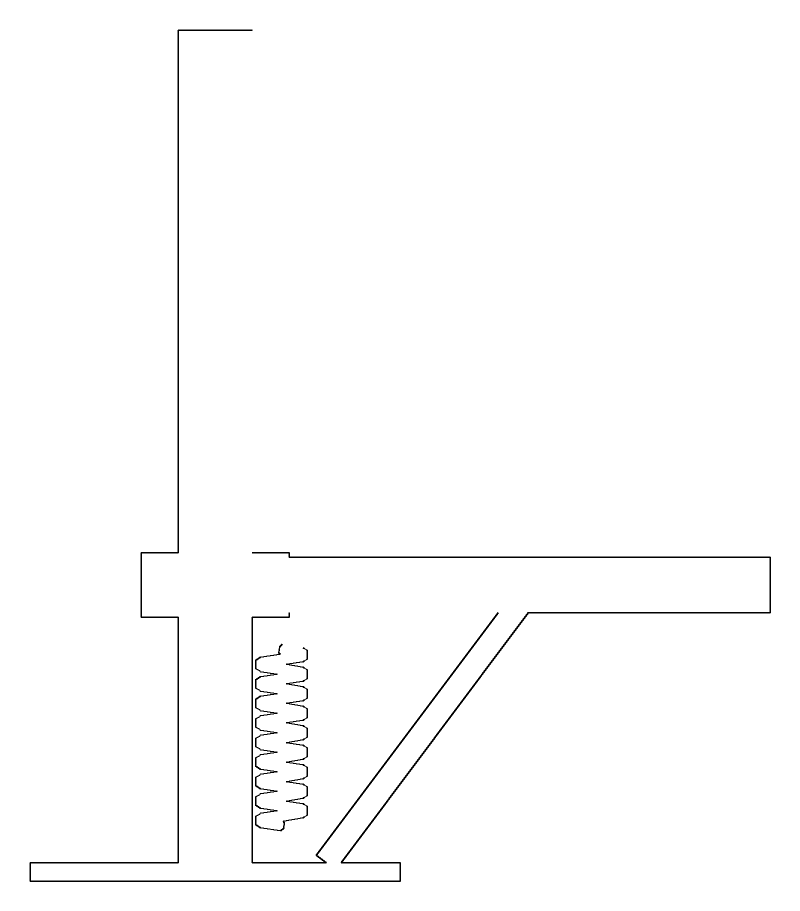
#> input picture assets/example_simple/expected/figures/device_front.png, 1600 x 1822 px (shown at 1/2 size)
$ python -i verify_vs_drawing.py   (imports and definitions only)
#> lines starting #> are read from the running program, lines starting #| are printed output that depends on the picture; after the words box and inside, x2 and y2 are one past the last pixel; in counts of white or black regions, pixels touching at a corner belong together
"""Overlay a model's orthographic projection on the original drawing.

The modelling stage has one failure mode that no other check catches: the model
is manifold, renders fine, and still does not match the drawing — wrong
proportions, a missing member, a mirrored bracket.  This script projects the
model the way ``lineart.py`` does, loads the original CAD drawing (DXF / SVG /
PNG / JPG), brings both to a common frame and reports how well they agree.

    model.scad --OpenSCAD projection--> SVG polylines --\\
                                                          >-- normalise to the
    drawing.dxf|svg|png|jpg --> line art or ink mask ----/    ink bounding box
                                                                  |
                                    overlay PNG + metrics JSON <---+

Both sides are normalised to their own ink bounding box before comparing, so the
report measures **shape**: aspect-ratio error, how much of the model outline
lands on drawing ink (coverage), and mask IoU.  Absolute scale is deliberately
not judged — a drawing can be printed at any size — and dimensioned values still
need a human.  The report carries that ``caveat`` explicitly.

Usage:
    python verify_vs_drawing.py --project <项目> --views front,top [--json]
    python verify_vs_drawing.py --model model/device.scad --drawing 立面.dxf \\
        --out-dir figures/核对 --views front [--json]
    python verify_vs_drawing.py --project <项目> \\
        --drawing-map front=立面.png,top=平面.png

Exit code is 0 only when every requested view passes (``--no-fail`` downgrades
that to a warning for exploratory use).
"""

from __future__ import annotations

import argparse
import json
import math
import tempfile
from pathlib import Path

from PIL import Image, ImageChops, ImageDraw, ImageFilter

from config import find_openscad, load_settings, project_paths, read_json, write_json
from lineart import VIEW_ROTATIONS, svg_polylines, wrap_model, wrapper_defines
from openscad_run import run_cli

RASTER_SUFFIXES = {".png", ".jpg", ".jpeg", ".bmp", ".tif", ".tiff", ".webp"}
VECTOR_SUFFIXES = {".dxf", ".svg"}
LOOKUP_ORDER = [".dxf", ".svg", ".png", ".jpg", ".jpeg", ".bmp", ".tif", ".tiff", ".webp"]
CAVEAT = (
    "按包围盒归一化后比对轮廓与比例：能发现比例失真、构件缺失或多余，"
    "但绝对尺寸与标注数值仍需人工核对（图纸可能非等比例打印）。"
)
FONT_CANDIDATES = [
    r"C:\Windows\Fonts\msyh.ttc",
    "/System/Library/Fonts/PingFang.ttc",
    "/usr/share/fonts/opentype/noto/NotoSansCJK-Regular.ttc",
    "/usr/share/fonts/truetype/noto/NotoSansCJK-Regular.ttc",
]


# ------------------------------------------------------------------ 输入解析
# [421 lines left out: functions parse_drawing_map, parse_view_defines, parse_crop_map, parse_crop_box, project_verify_config, _score_entry and 16 more, not called in this run]


def trim_frame(mask: Image.Image, ratio: float = 0.55) -> Image.Image:
    """Drop a drawing border/title frame: rows or columns that are nearly solid ink.

    Scanned or exported sheets usually carry a border plus a title block; left in
    place they define the bounding box and swamp the comparison.  Iteratively
    peeling solid edge rows/columns removes the frame while keeping the drawing.
    Expects and returns a canonical mask (ink is 0, background 255).
    """
    width, height = mask.size
    if width < 4 or height < 4:
        return mask
    pixels = mask.load()

    def row_ink(y: int) -> float:
        return sum(1 for x in range(width) if pixels[x, y] < 128) / width

    def column_ink(x: int) -> float:
        return sum(1 for y in range(height) if pixels[x, y] < 128) / height

    top, bottom, left, right = 0, height - 1, 0, width - 1
    while top < bottom and row_ink(top) >= ratio:
        top += 1
    while bottom > top and row_ink(bottom) >= ratio:
        bottom -= 1
    while left < right and column_ink(left) >= ratio:
        left += 1
    while right > left and column_ink(right) >= ratio:
        right -= 1
    if (top, bottom, left, right) == (0, height - 1, 0, width - 1):
        return mask
    return mask.crop((left, top, right + 1, bottom + 1))


def prepare_ink(image: Image.Image, size: int = 1400, margin: int = 90,
                threshold: int = 200, trim: bool = True) -> Image.Image | None:
    """Crop a drawing to its ink, scale it to fit the canvas.

    Returns a canonical mask (ink is 0, background 255) or ``None`` when the
    picture carries no detectable lines.
    """
    scale_up = max(1.0, size / max(image.size))
    if scale_up > 1.0:
        image = image.resize((int(image.width * scale_up), int(image.height * scale_up)),
                             Image.LANCZOS)
    ink = image.convert("L").point(lambda v: 0 if v < threshold else 255)
    if trim:
        ink = trim_frame(ink)
    box = ink_bbox(ink)
    if box is None:
        return None
    ink = ink.crop(box)
    span_x, span_y = max(ink.width, 1), max(ink.height, 1)
    scale = min((size - 2 * margin) / span_x, (size - 2 * margin) / span_y)
    target = (max(1, int(span_x * scale)), max(1, int(span_y * scale)))
    ink = ink.resize(target, Image.LANCZOS).point(lambda v: 0 if v < 150 else 255)
    canvas = Image.new("L", (size, size), 255)
    canvas.paste(ink, ((size - target[0]) // 2, (size - target[1]) // 2))
    return canvas


def ink_bbox(mask: Image.Image) -> tuple[int, int, int, int] | None:
    """Bounding box of the *ink* of a canonical mask (ink is 0, background 255)."""
    return ImageChops.invert(mask.convert("L")).getbbox()


def ink_pixels(mask: Image.Image) -> int:
    """Number of ink pixels of a canonical mask (ink is 0, background 255)."""
    return mask.convert("L").histogram()[0]


# [378 lines left out: functions ink_bbox_span, crop_mask, compare_masks, load_cjk_font, comparison_sheet, project_view and 2 more, not called in this run]


# [2 lines not run here, left out]

>>> from PIL import Image
>>> picture = Image.open('../assets/example_simple/expected/figures/device_front.png')
#> picture is the input picture: PIL image 1600x1822 RGB; 99.1% white; 3 black regions, box (x1, y1, x2, y2) and area: (59, 59, 1542, 1764) 16718, (510, 1287, 616, 1663) 4556, (503, 1224, 998, 1727) 4426
>>> result = prepare_ink(picture)
#> after the loop in trim_frame, `while bottom > top and row_ink(bottom) >= ratio:`: bottom = 1821
#> after the loop in trim_frame, `while left < right and column_ink(left) >= ratio:`: left = 0
#> after the loop in trim_frame, `while right > left and column_ink(right) >= ratio:`: right = 1599
#> in prepare_ink, `box = ink_bbox(ink)`: box = (59, 59, 1542, 1764)
#> in prepare_ink, `ink = ink.crop(box)`:
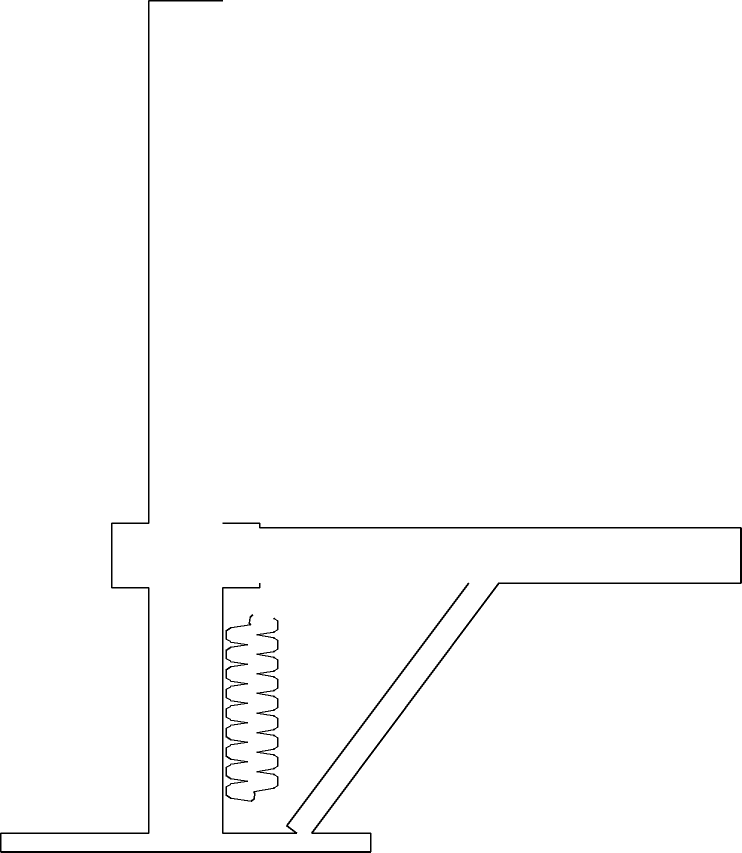
#> ink: PIL image 1483x1705 L (shown at 1/2 size); 99% white; 3 black regions, box (x1, y1, x2, y2) and area: (0, 0, 1483, 1705) 16718, (451, 1228, 557, 1604) 4556, (444, 1165, 939, 1668) 4426
#> in prepare_ink, `ink = ink.resize(target, Image.LANCZOS).point(lambda v: 0 if v < 150 e..`:
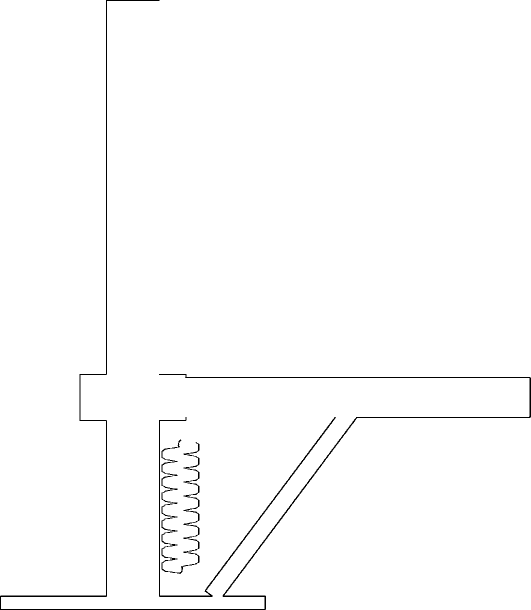
#> ink: PIL image 1061x1220 L (shown at 1/2 size); 99% white; black in thin lines or dots
#> in prepare_ink, `canvas = Image.new("L", (size, size), 255)`: canvas: PIL image 1400x1400 L; every value is 255
#> in prepare_ink, `canvas.paste(ink, ((size - target[0]) // 2, (size - target[1]) // 2))`:
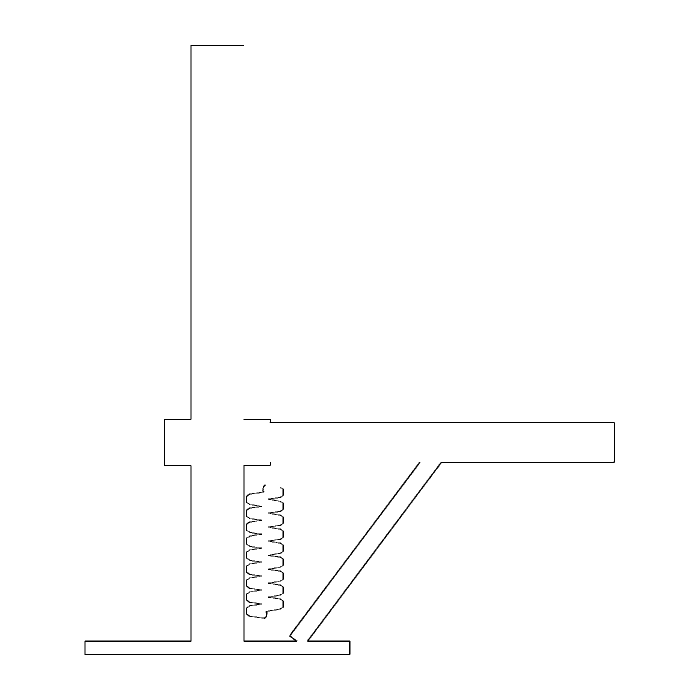
#> canvas: PIL image 1400x1400 L (shown at 1/2 size); 99.3% white; black in thin lines or dots, all inside (x1, y1, x2, y2) = (169, 90, 1230, 1310)

$ run again, on cases/pier-anticollision/images/case-assembly.png
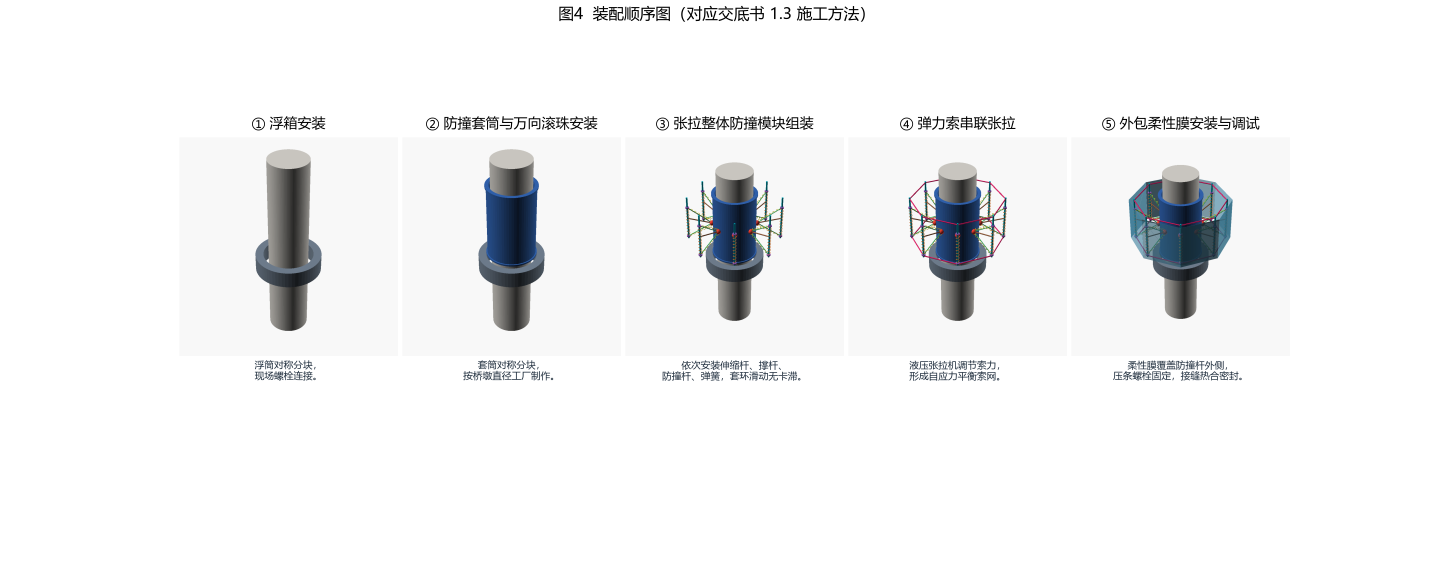
#> input picture cases/pier-anticollision/images/case-assembly.png, 4300 x 1720 px (shown at 1/3 size)
#> picture is the input picture: PIL image 4300x1720 RGBA; mean R, G, B, A 242.4, 243, 243.6, 255
#> in prepare_ink, `ink = image.convert("L").point(lambda v: 0 if v < threshold else 255)`:
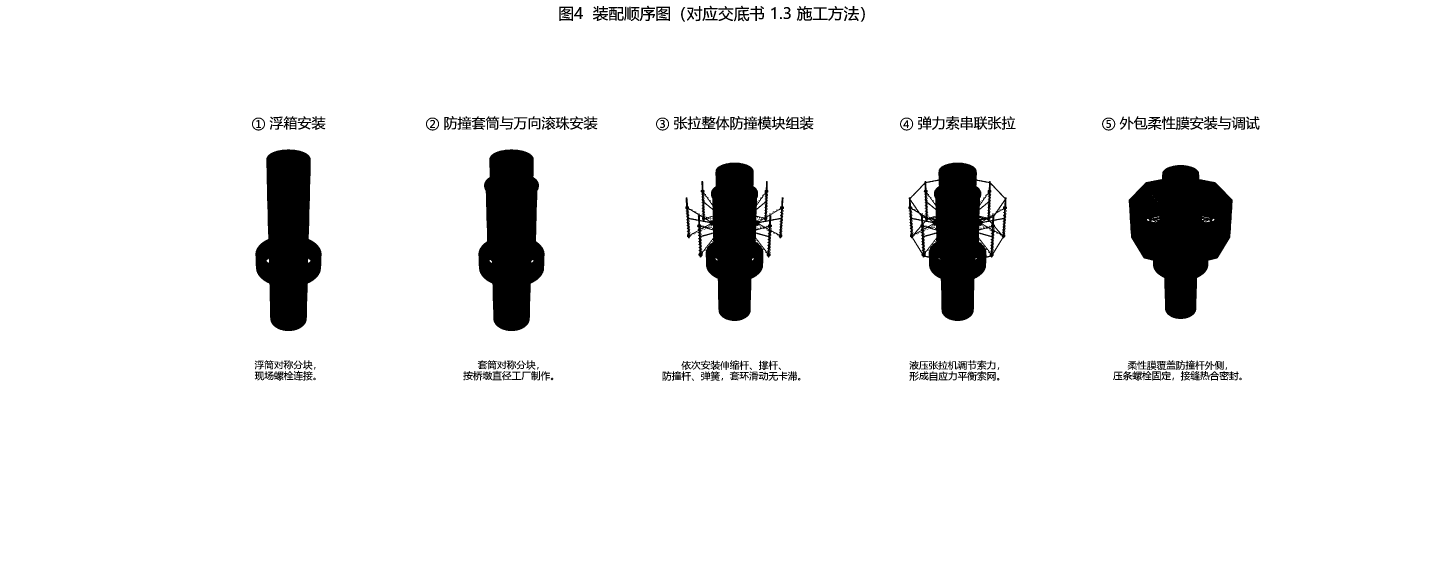
#> ink: PIL image 4300x1720 L (shown at 1/3 size); 93.9% white; 355 black regions (20 under 20 px), largest, box (x1, y1, x2, y2) and area: (3386, 495, 3698, 957) 90079, (1435, 448, 1634, 993) 77570, (766, 448, 965, 993) 72663
#> after the loop in trim_frame, `while bottom > top and row_ink(bottom) >= ratio:`: bottom = 1719
#> after the loop in trim_frame, `while left < right and column_ink(left) >= ratio:`: left = 0
#> after the loop in trim_frame, `while right > left and column_ink(right) >= ratio:`: right = 4299
#> box = (756, 17, 3779, 1143)
#> in prepare_ink, `canvas.paste(ink, ((size - target[0]) // 2, (size - target[1]) // 2))`:
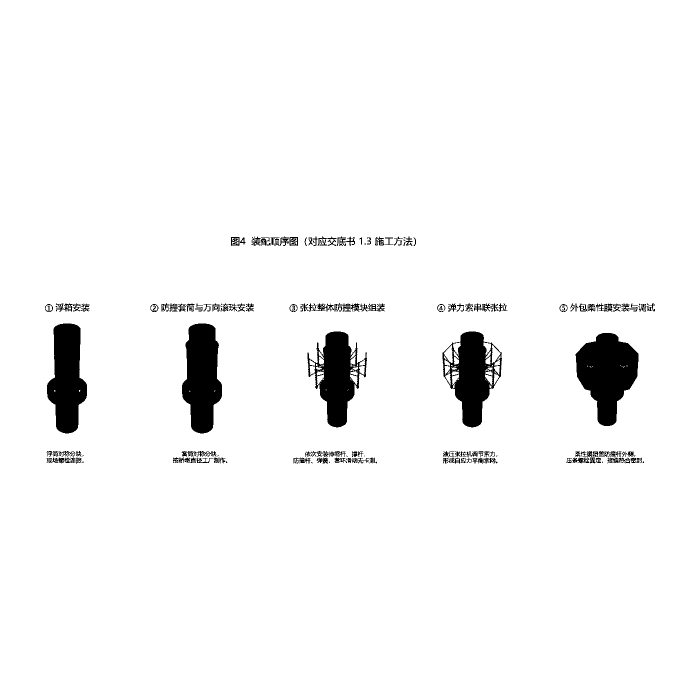
#> canvas: PIL image 1400x1400 L (shown at 1/2 size); 96.1% white; 185 black regions (47 under 20 px), largest, box (x1, y1, x2, y2) and area: (1151, 666, 1277, 852) 14705, (364, 647, 444, 867) 12685, (94, 647, 174, 867) 11867

$ run again, on cases/pier-anticollision/images/case-color-legend.png
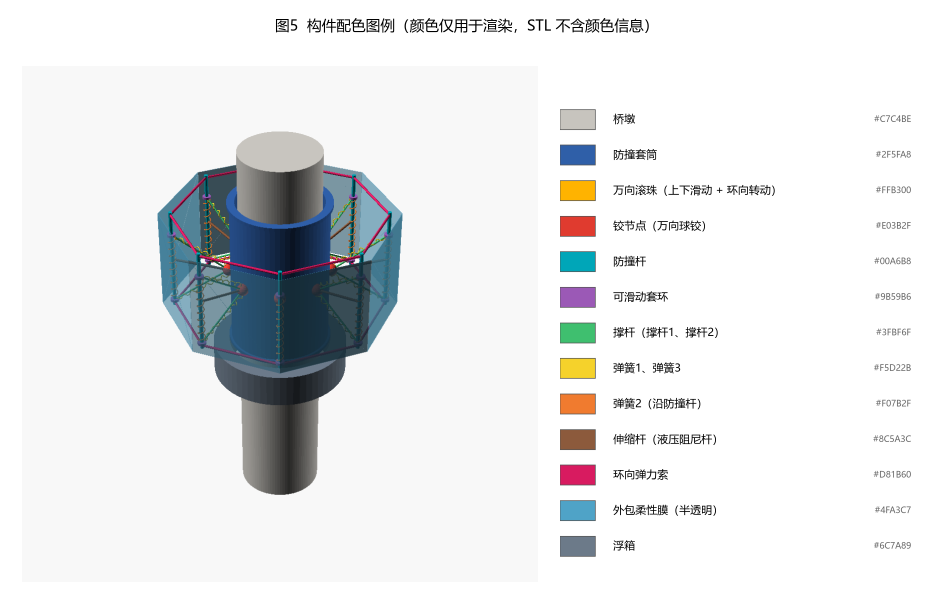
#> input picture cases/pier-anticollision/images/case-color-legend.png, 2800 x 1800 px (shown at 1/3 size)
#> picture is the input picture: PIL image 2800x1800 RGBA; mean R, G, B, A 230.6, 232.1, 233.1, 255
#> in prepare_ink, `ink = image.convert("L").point(lambda v: 0 if v < threshold else 255)`:
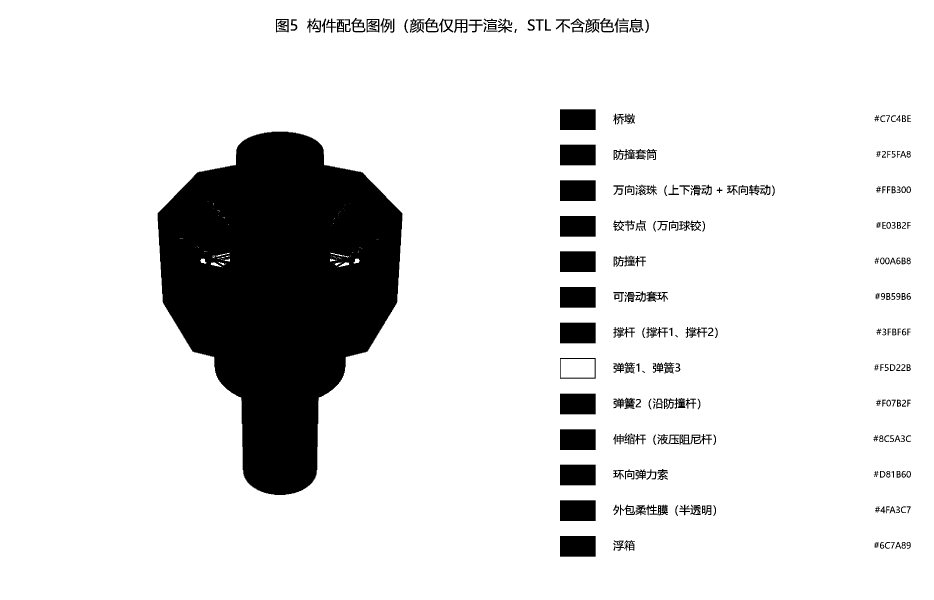
#> ink: PIL image 2800x1800 L (shown at 1/3 size); 87.3% white; 325 black regions (5 under 20 px), largest, box (x1, y1, x2, y2) and area: (473, 395, 1208, 1485) 501122, (1680, 328, 1787, 390) 6634, (1680, 434, 1787, 496) 6634
#> after the loop in trim_frame, `while bottom > top and row_ink(bottom) >= ratio:`: bottom = 1799
#> after the loop in trim_frame, `while left < right and column_ink(left) >= ratio:`: left = 0
#> after the loop in trim_frame, `while right > left and column_ink(right) >= ratio:`: right = 2799
#> box = (473, 54, 2733, 1670)
#> in prepare_ink, `canvas.paste(ink, ((size - target[0]) // 2, (size - target[1]) // 2))`:
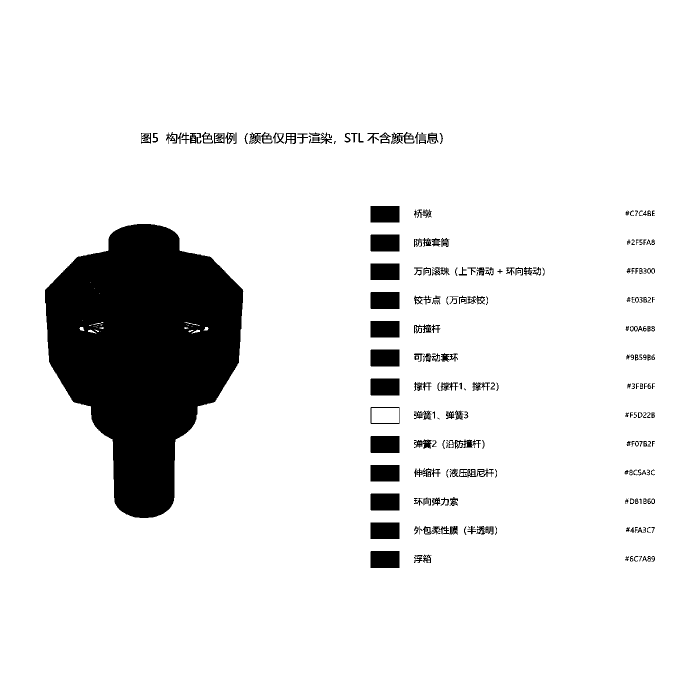
#> canvas: PIL image 1400x1400 L (shown at 1/2 size); 90.4% white; 258 black regions (31 under 20 px), largest, box (x1, y1, x2, y2) and area: (90, 448, 487, 1036) 146159, (741, 1102, 799, 1136) 1971, (741, 469, 799, 503) 1970
